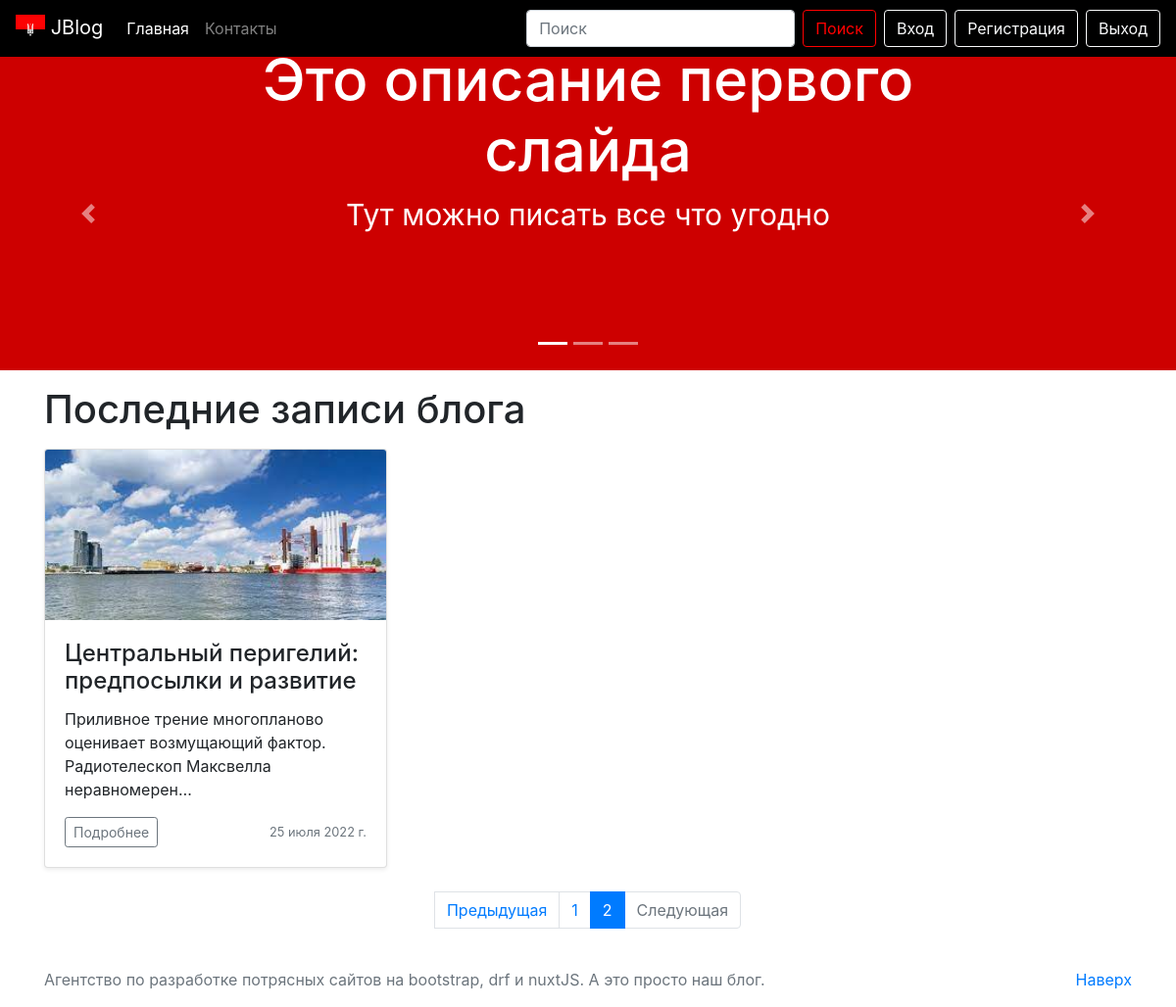
Screenshot of /?page=2 with the database file from the repository.
### myblog/models.py (models this page shows, shortened)
class Post(models.Model):
    h1 = models.CharField(max_length=200)
    title = models.CharField(max_length=200)
    url = models.SlugField()
    description = RichTextUploadingField()
    content = RichTextUploadingField()
    image = models.ImageField()
    created_at = models.DateField(default=timezone.now)
    author = models.ForeignKey(User, on_delete=models.CASCADE)
    tag = models.CharField(max_length=200)

### myblog/views.py (the view)
# urls.py: path('', MainView.as_view(), name='index')
class MainView(View):
    def get(self, request, *args, **kwargs):
        post = Post.objects.all()
        paginator = Paginator(post, 6)
        page_number = request.GET.get('page')
        page_obj = paginator.get_page(page_number)
        return render(request, 'myblog/home.html', context={
            'page_obj': page_obj
        })

### templates/myblog/home.html (shortened to what this page needs)
{% extends './base.html' %}
{% load static %}
{% block header %}
    {% include './blog/slider.html' %}
{% endblock %}
{% block content %}
    <div class="container">
      <h1 class="my-3">Последние записи блога</h1>
      <div class="row">
          {% for post in page_obj %}
        <div class="col-md-4">
          <div class="card mb-4 shadow-sm">
            <img src="{% static 'img/third_img.jpg' %}" alt="" class="card-img-top">
            <div class="card-body">
              <h4 class="card-title">{{ post.title }}</h4>
                {{ post.description| safe| truncatechars:100 }}
              <div class="d-flex justify-content-between align-items-center">
                <div class="btn-group">
                  <a href="#" class="btn btn-sm btn-outline-secondary">Подробнее</a>
                </div>
                <small class="text-muted">{{ post.created_at }}</small>
              </div>
            </div>
          </div>
        </div>
          {% endfor %}
      </div>
    </div>
{% endblock %}
{% block pagination %}
    <nav aria-label="Paginate me">
      <ul class="pagination justify-content-center">
        {% if page_obj.has_previous %}
          <a class="page-link" href="?page={{ page_obj.previous_page_number }}" tabindex="-1">Предыдущая</a>
        {% else %}
        <li class="page-item disabled">
          <a class="page-link disabled" href="#" tabindex="-1">Предыдущая</a>
        </li>
        {% endif %}
        {% for i in page_obj.paginator.page_range %}
        {% if i == page_obj.number %}
          <li class="page-item active"><a class="page-link" href="?page={{ i }}">{{ i }}</a></li>
        {% else %}
          <li class="page-item"><a class="page-link" href="?page={{ i }}">{{ i }}</a></li>
        {% endif %}
        {% endfor %}
        {% if page_obj.has_next %}
          <a class="page-link" href="?page={{ page_obj.next_page_number }}">Следующая</a>
        {% else %}
          <li class="page-item disabled">
            <a class="page-link" href="#">Следующая</a>
          </li>
        {% endif %}
      </ul>
    </nav>
    <br>
{% endblock %}

### rows the page displays
Post: title "Центральный перигелий: предпосылки и развитие", description "Приливное трение многопланово оценивает возмущающий фактор. Pадиотелескоп Максвелла неравномерен…", created_at "25 июля 2022 г."

### other values shown
{{ i }} "1"
{{ i }} "2"
